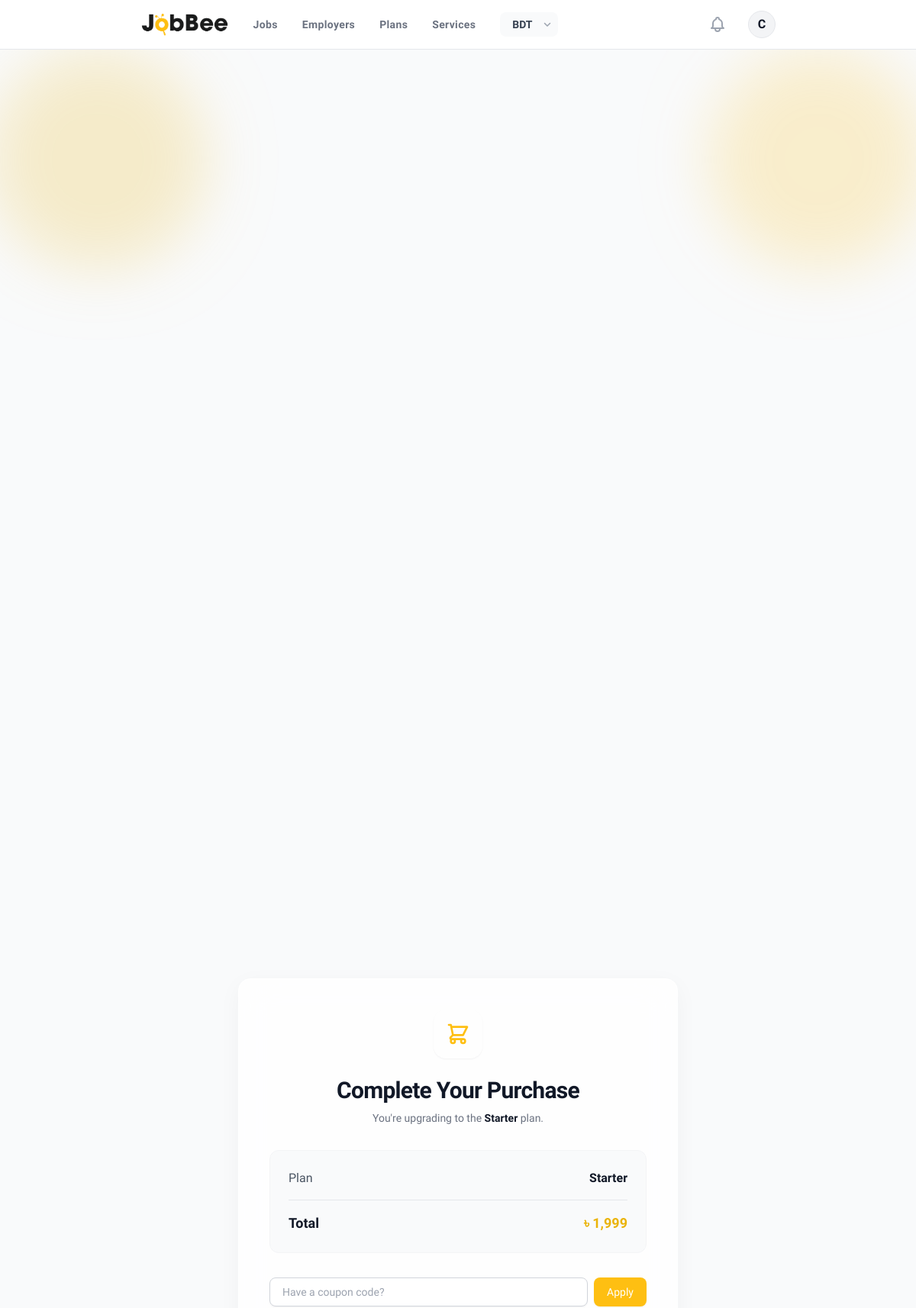
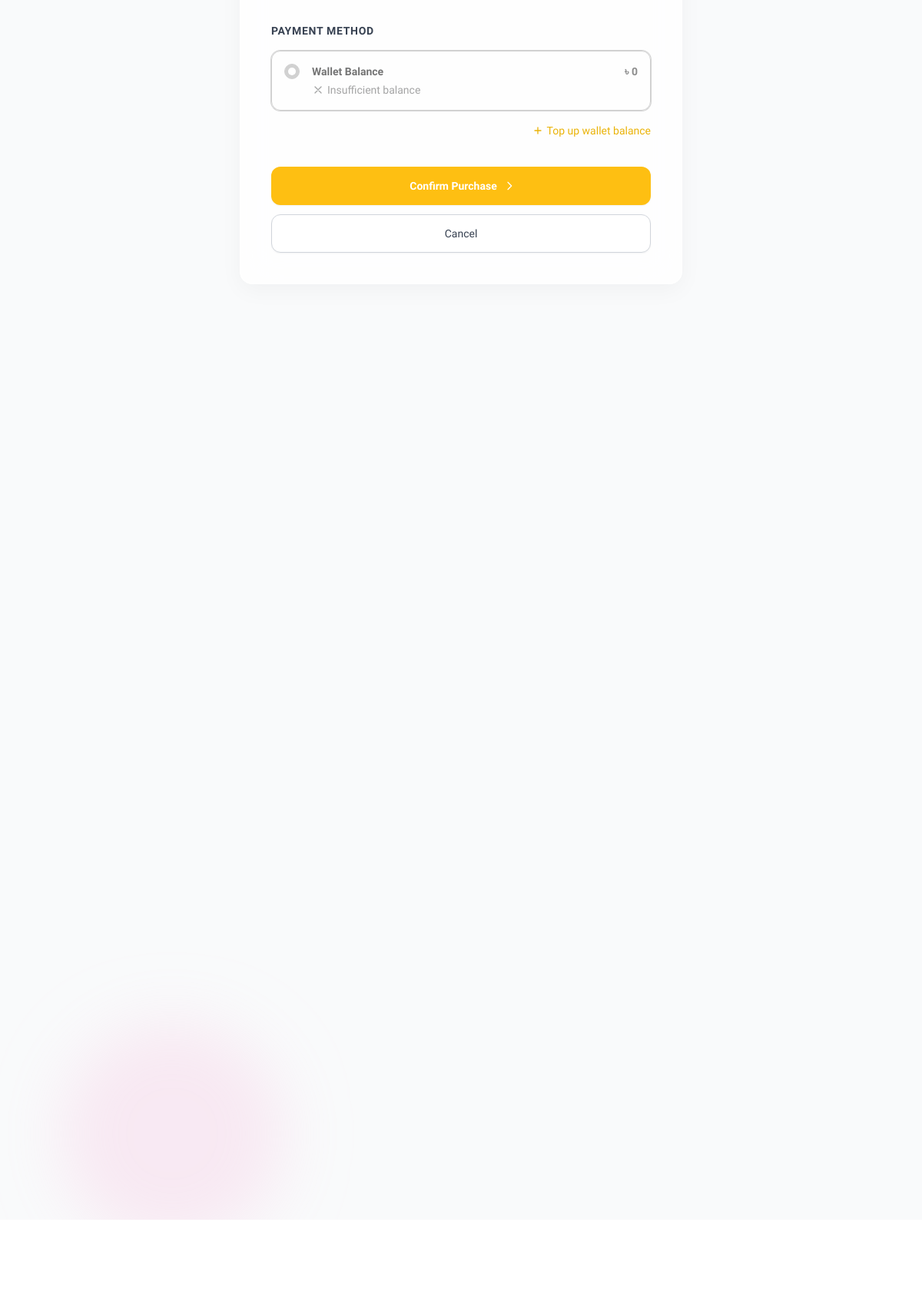
The page /subscriptions/checkout/1/ (signed in, upper part) on the database its author committed (2 pictures, top to bottom).
### accounts/models.py (models this page shows, shortened)
class User(AbstractUser):
    is_employer = models.BooleanField(default=False)
    is_seeker = models.BooleanField(default=False)
    history = HistoricalRecords()

class EmployerProfile(models.Model):
    COMPANY_SIZE_CHOICES = (
        ('1-10', '1-10 employees'),
        ('11-50', '11-50 employees'),
        ('51-200', '51-200 employees'),
        ('201-500', '201-500 employees'),
        ('500+', '500+ employees'),
    )
    VERIFICATION_STATUS_CHOICES = (
        ('PENDING', 'Pending'),
        ('APPROVED', 'Approved'),
        ('REJECTED', 'Rejected'),
    )
    user = models.OneToOneField(User, on_delete=models.CASCADE, related_name='employer_profile')
    company_name = models.CharField(max_length=200)
    industry = models.CharField(max_length=100, blank=True)
    company_size = models.CharField(max_length=20, choices=COMPANY_SIZE_CHOICES, blank=True)
    logo = models.ImageField(upload_to='company_logos/', blank=True, null=True)
    company_banner = models.ImageField(upload_to='company_banners/', blank=True, null=True)
    website = models.URLField(blank=True, null=True)
    description = models.TextField(blank=True)
    is_verified = models.BooleanField(default=False)
    verification_document = models.FileField(upload_to='verification_docs/', blank=True, null=True)
    verification_status = models.CharField(max_length=20, choices=VERIFICATION_STATUS_CHOICES, blank=True)
    credits = models.IntegerField(default=0)
    company_document = models.FileField(upload_to='company_docs/', blank=True, null=True)
    facebook_url = models.URLField(blank=True, null=True)
    twitter_url = models.URLField(blank=True, null=True)
    linkedin_url = models.URLField(blank=True, null=True)
    history = HistoricalRecords()

### subscriptions/models.py (models this page shows, shortened)
class Plan(models.Model):
    name = models.CharField(max_length=50, unique=True)
    price = models.DecimalField(max_digits=10, decimal_places=2)
    currency = models.CharField(
        max_length=3, default='USD',
        help_text="Currency code for the price (USD, BDT, etc.)"
    )
    job_limit = models.IntegerField(help_text="Number of jobs allowed (-1 for unlimited)", default=1)
    duration_days = models.PositiveIntegerField(default=30)
    has_banner = models.BooleanField(default=False)
    can_feature_jobs = models.BooleanField(default=False)
    has_verification_badge = models.BooleanField(default=False)
    has_advanced_matching = models.BooleanField(default=False)
    detail = models.CharField(max_length=255, blank=True, null=True, help_text="Short description of the plan")
    best_for = models.CharField(max_length=255, blank=True, null=True)
    job_posts_text = models.CharField(max_length=255, blank=True, null=True)
    applications_text = models.CharField(max_length=255, blank=True, null=True, default='Unlimited')
    cv_database_access = models.CharField(max_length=255, blank=True, null=True)
    featured_jobs_text = models.CharField(max_length=255, blank=True, null=True)
    homepage_placement = models.BooleanField(default=False)
    social_media_promotion = models.CharField(max_length=255, blank=True, null=True)
    company_branding = models.CharField(max_length=255, blank=True, null=True)
    analytics_dashboard = models.CharField(max_length=255, blank=True, null=True)
    dedicated_account_manager = models.BooleanField(default=False)
    recruitment_consultation = models.BooleanField(default=False)
    priority_customer_support = models.CharField(max_length=255, blank=True, null=True)
    remote_hybrid_support = models.BooleanField(default=False)
    custom_hiring_campaigns = models.BooleanField(default=False)

### subscriptions/views.py (the view)
# urls.py: path('checkout/<int:plan_id>/', views.checkout, name='checkout'),
@login_required
def checkout(request, plan_id):
    if not getattr(request.user, 'is_employer', False):
        messages.error(request, "Only employers can purchase subscriptions.")
        return redirect('home')
    plan = get_object_or_404(Plan, id=plan_id)
    return render(request, 'subscriptions/checkout.html', {'plan': plan})

### subscriptions/templates/subscriptions/checkout.html (shortened to what this page needs)
{% extends 'base.html' %}
{% load currency_tags %}
{% block content %}
<div class="min-h-[85vh] flex items-center justify-center py-12 px-4 sm:px-6 lg:px-8 relative overflow-hidden bg-gray-50">
    <div class="absolute top-0 -left-4 w-72 h-72 bg-accent rounded-full mix-blend-multiply filter blur-2xl opacity-20 animate-blob"></div>
    <div class="absolute top-0 -right-4 w-72 h-72 bg-primary rounded-full mix-blend-multiply filter blur-2xl opacity-20 animate-blob animation-delay-2000"></div>
    <div class="absolute -bottom-8 left-20 w-72 h-72 bg-pink-300 rounded-full mix-blend-multiply filter blur-2xl opacity-20 animate-blob animation-delay-4000"></div>
    <div class="max-w-xl w-full space-y-8 bg-white/80 backdrop-blur-xl p-10 rounded-2xl shadow-[0_8px_30px_rgb(0,0,0,0.04)] border border-white relative z-10">
        <div class="text-center">
            <div class="mx-auto w-16 h-16 bg-primary/10 rounded-2xl flex items-center justify-center mb-6 shadow-sm">
            </div>
            <h2 class="text-3xl font-extrabold text-gray-900 tracking-tight">
                Complete Your Purchase
            </h2>
            <p class="mt-2 text-sm text-gray-500">
                You're upgrading to the <span class="font-bold text-gray-900">{{ plan.name }}</span> plan.
            </p>
        </div>
        <div class="bg-gray-50 rounded-xl p-6 border border-gray-100">
            <div class="flex justify-between items-center mb-2">
                <span class="text-gray-600 font-medium">Plan</span>
                <span class="text-gray-900 font-bold">{{ plan.name }}</span>
            </div>
            <div class="flex justify-between items-center text-lg mt-4 pt-4 border-t border-gray-200">
                <span class="font-bold text-gray-900">Total</span>
                <span id="final-total" class="font-extrabold text-accent">{{ plan.price|currency }}</span>
            </div>
        </div>
        <div class="mt-4">
            <div class="flex space-x-2">
                <input type="text" id="coupon_input" placeholder="Have a coupon code?" class="block w-full px-4 py-2 border border-gray-300 rounded-lg shadow-sm focus:ring-accent focus:border-accent sm:text-sm">
                <button type="button" id="apply_coupon_btn" class="inline-flex items-center px-4 py-2 border border-transparent text-sm font-medium rounded-lg shadow-sm text-white bg-primary hover:bg-gray-800 focus:outline-none">
                    Apply
                </button>
            </div>
        </div>
        <div class="space-y-4 mt-6">
            <h3 class="text-sm font-semibold text-gray-700 uppercase tracking-wider">Payment Method</h3>
            <label class="relative flex items-start p-4 border border-gray-200 rounded-xl cursor-pointer hover:bg-gray-50 hover:border-gray-300 transition-all duration-200 has-[:checked]:bg-accent/5 has-[:checked]:border-accent has-[:checked]:ring-1 has-[:checked]:ring-accent shadow-sm group {% if request.user.employer_profile.credits < plan.price %}opacity-60 grayscale cursor-not-allowed{% endif %}">
                <div class="flex items-center h-5">
                    <div class="w-5 h-5 rounded-full border border-gray-300 flex items-center justify-center group-has-[:checked]:border-accent group-has-[:checked]:bg-accent">
                        <div class="w-2.5 h-2.5 rounded-full bg-white opacity-0 group-has-[:checked]:opacity-100 transition-opacity"></div>
                    </div>
                </div>
                <div class="ml-4 flex-1">
                    <div class="flex justify-between">
                        <span class="block text-sm font-bold text-gray-900">Wallet Balance</span>
                        <span class="text-sm font-bold text-gray-700">{{ request.user.employer_profile.credits|currency }}</span>
                    </div>
                    <span class="block text-sm mt-1" id="wallet-warning-span">
                        {% if request.user.employer_profile.credits >= plan.price %}
                            <span class="text-green-600 font-medium flex items-center">
                                <svg class="w-4 h-4 mr-1" fill="none" stroke="currentColor" viewBox="0 0 24 24"><path stroke-linecap="round" stroke-linejoin="round" stroke-width="2" d="M5 13l4 4L19 7"></path></svg>
                                Sufficient balance
                            </span>
                        {% else %}
                            <span class="text-red-500 font-medium flex items-center">
                                <svg class="w-4 h-4 mr-1" fill="none" stroke="currentColor" viewBox="0 0 24 24"><path stroke-linecap="round" stroke-linejoin="round" stroke-width="2" d="M6 18L18 6M6 6l12 12"></path></svg>
                                Insufficient balance
                            </span>
                        {% endif %}
                    </span>
                </div>
            </label>
            <div class="text-right mt-2">
                <a href="{% url 'wallet_topup' %}" class="inline-flex items-center text-sm font-medium text-accent hover:text-accent/80 transition-colors">
                    <svg class="w-4 h-4 mr-1" fill="none" stroke="currentColor" viewBox="0 0 24 24"><path stroke-linecap="round" stroke-linejoin="round" stroke-width="2" d="M12 6v6m0 0v6m0-6h6m-6 0H6"></path></svg>
                    Top up wallet balance
                </a>
            </div>
        </div>
        <form method="POST" action="{% url 'subscriptions:process_checkout' plan.id %}" class="mt-8">
            <div class="space-y-3">
                <button type="submit" class="w-full flex justify-center items-center py-3.5 px-4 border border-transparent rounded-xl shadow-sm text-sm font-bold text-white bg-primary hover:bg-gray-900 focus:outline-none focus:ring-2 focus:ring-offset-2 focus:ring-primary transform hover:-translate-y-0.5 transition-all duration-200">
                    Confirm Purchase
                    <svg class="ml-2 -mr-1 w-4 h-4" fill="none" stroke="currentColor" viewBox="0 0 24 24"><path stroke-linecap="round" stroke-linejoin="round" stroke-width="2" d="M9 5l7 7-7 7"></path></svg>
                </button>
                <a href="{% url 'subscriptions:pricing' %}" class="w-full flex justify-center items-center py-3.5 px-4 border border-gray-300 rounded-xl shadow-sm text-sm font-medium text-gray-700 bg-white hover:bg-gray-50 focus:outline-none focus:ring-2 focus:ring-offset-2 focus:ring-primary transition-all duration-200">
                    Cancel
                </a>
            </div>
        </form>
    </div>
</div>
{% endblock %}

### templates/base.html (shortened to what this page needs)
{% load static i18n %}
<!DOCTYPE html>
<html lang="en">
<head>
    <script src="https://cdn.tailwindcss.com"></script>
</head>
<body class="min-h-screen flex flex-col antialiased">
    <nav class="bg-secondary border-b border-gray-200 sticky top-0 z-50">
        <div class="container">
            <div class="flex justify-between h-16">
                <div class="flex">
                    <div class="flex-shrink-0 flex items-center">
                        <a href="/">
                            <img src="{% static 'logo.png' %}?v=2" alt="Jobbee" class="h-8 w-auto object-contain">
                        </a>
                    </div>
                    <div class="hidden sm:ml-8 sm:flex sm:space-x-8 items-center">
                        <a href="{% url 'job_list' %}" class="text-gray-500 hover:text-gray-900 text-sm font-bold transition-colors tracking-wide">Jobs</a>
                        <a href="{% url 'employer_list' %}" class="text-gray-500 hover:text-gray-900 text-sm font-bold transition-colors tracking-wide">Employers</a>
                        {% if not request.user.is_authenticated or not request.user.is_seeker %}
                        <a href="{% url 'subscriptions:pricing' %}" class="text-gray-500 hover:text-gray-900 text-sm font-bold transition-colors tracking-wide">Plans</a>
                        {% endif %}
                        <a href="{% url 'services' %}" class="text-gray-500 hover:text-gray-900 text-sm font-bold transition-colors tracking-wide">Services</a>
                        <form action="{% url 'set_currency' %}" method="post" class="ml-2 relative flex items-center bg-gray-50 rounded-lg px-2">
                            <select name="currency" onchange="this.form.submit()" class="text-sm font-bold text-gray-700 hover:text-gray-900 bg-transparent border-none py-1.5 pl-2 pr-6 focus:ring-0 cursor-pointer appearance-none outline-none transition-colors uppercase">
                                <option value="BDT" {% if user_currency == 'BDT' %}selected{% endif %}>BDT</option>
                            </select>
                            <svg class="w-3 h-3 text-gray-400 absolute right-2 pointer-events-none" fill="none" stroke="currentColor" viewBox="0 0 24 24"><path stroke-linecap="round" stroke-linejoin="round" stroke-width="3" d="M19 9l-7 7-7-7"></path></svg>
                        </form>
                    </div>
                </div>
                <div class="hidden sm:ml-6 sm:flex sm:items-center space-x-6">
                    {% if user.is_authenticated %}
                        <a href="{% url 'notifications' %}" class="relative p-1 rounded-full text-gray-400 hover:text-gray-600 focus:outline-none transition" title="Notifications">
                        </a>
                        <div class="relative inline-block text-left">
                            <button type="button" class="flex items-center focus:outline-none" id="user-menu-button" aria-expanded="false" aria-haspopup="true" onclick="document.getElementById('user-dropdown').classList.toggle('hidden')">
                                <div class="h-9 w-9 rounded-full bg-gray-100 flex items-center justify-center text-gray-900 font-bold border border-gray-200 transition hover:bg-accent hover:border-accent">
                                    {{ user.email|default:user.username|slice:":1"|upper }}
                                </div>
                            </button>
                        </div>
                    {% endif %}
                </div>
            </div>
        </div>
    </nav>
    <main class="flex-grow w-full">
        {% block content %}{% endblock %}
    </main>
</body>
</html>

### rows shown on the page
User: email "C", user.employer_profile.credits "৳ 0"
Plan: name "Starter", price "৳ 1,999"
